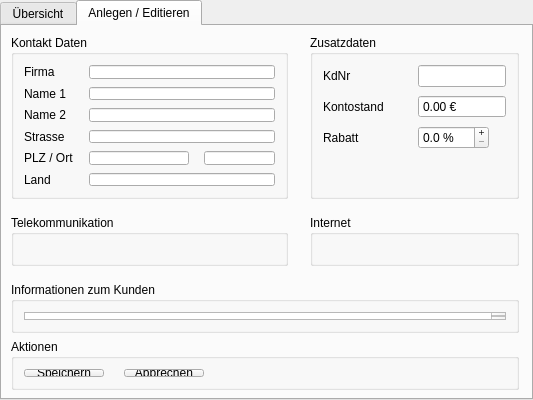
         <widget class="QTabWidget" name="tabWidKunden">
          <property name="currentIndex">
           <number>1</number>
          </property>
          <widget class="QWidget" name="tabCustomersView">
           <property name="sizePolicy">
            <sizepolicy hsizetype="Preferred" vsizetype="Preferred">
             <horstretch>0</horstretch>
             <verstretch>0</verstretch>
            </sizepolicy>
           </property>
           <attribute name="title">
            <string>Übersicht</string>
           </attribute>
           <layout class="QHBoxLayout" name="horizontalLayout_3">
            <item>
             <widget class="QTableWidget" name="twCustomers">
              <property name="focusPolicy">
               <enum>Qt::ClickFocus</enum>
              </property>
              <property name="editTriggers">
               <set>QAbstractItemView::NoEditTriggers</set>
              </property>
              <property name="selectionMode">
               <enum>QAbstractItemView::SingleSelection</enum>
              </property>
              <property name="selectionBehavior">
               <enum>QAbstractItemView::SelectRows</enum>
              </property>
              <attribute name="horizontalHeaderStretchLastSection">
               <bool>true</bool>
              </attribute>
              <attribute name="verticalHeaderVisible">
               <bool>false</bool>
              </attribute>
             </widget>
            </item>
           </layout>
          </widget>
          <widget class="QWidget" name="tabCustomersEdit">
           <attribute name="title">
            <string>Anlegen / Editieren</string>
           </attribute>
           <layout class="QGridLayout" name="gridLayout_5">
            <item row="0" column="0" rowspan="3">
             <widget class="QGroupBox" name="Kontakt_Daten">
              <property name="sizePolicy">
               <sizepolicy hsizetype="Preferred" vsizetype="Preferred">
                <horstretch>0</horstretch>
                <verstretch>0</verstretch>
               </sizepolicy>
              </property>
              <property name="title">
               <string>Kontakt Daten</string>
              </property>
              <property name="flat">
               <bool>false</bool>
              </property>
              <layout class="QVBoxLayout" name="verticalLayout_8">
               <property name="leftMargin">
                <number>10</number>
               </property>
               <property name="topMargin">
                <number>10</number>
               </property>
               <property name="rightMargin">
                <number>10</number>
               </property>
               <property name="bottomMargin">
                <number>10</number>
               </property>
               <item>
                <layout class="QGridLayout" name="gridLayout" rowstretch="0,0,0,0,0,0" columnstretch="0,0,0">
                 <property name="sizeConstraint">
                  <enum>QLayout::SetDefaultConstraint</enum>
                 </property>
                 <property name="horizontalSpacing">
                  <number>15</number>
                 </property>
                 <property name="verticalSpacing">
                  <number>8</number>
                 </property>
                 <item row="0" column="1" colspan="2">
                  <widget class="QLineEdit" name="leFirma">
                   <property name="inputMethodHints">
                    <set>Qt::ImhNone</set>
                   </property>
                   <property name="clearButtonEnabled">
                    <bool>true</bool>
                   </property>
                  </widget>
                 </item>
                 <item row="5" column="1" colspan="2">
                  <widget class="QLineEdit" name="leLand">
                   <property name="sizePolicy">
                    <sizepolicy hsizetype="Preferred" vsizetype="Fixed">
                     <horstretch>0</horstretch>
                     <verstretch>0</verstretch>
                    </sizepolicy>
                   </property>
                   <property name="clearButtonEnabled">
                    <bool>true</bool>
                   </property>
                  </widget>
                 </item>
                 <item row="0" column="0">
                  <widget class="QLabel" name="label_7">
                   <property name="sizePolicy">
                    <sizepolicy hsizetype="Fixed" vsizetype="Preferred">
                     <horstretch>0</horstretch>
                     <verstretch>0</verstretch>
                    </sizepolicy>
                   </property>
                   <property name="text">
                    <string>Firma</string>
                   </property>
                  </widget>
                 </item>
                 <item row="3" column="0">
                  <widget class="QLabel" name="label_5">
                   <property name="sizePolicy">
                    <sizepolicy hsizetype="Fixed" vsizetype="Preferred">
                     <horstretch>0</horstretch>
                     <verstretch>0</verstretch>
                    </sizepolicy>
                   </property>
                   <property name="text">
                    <string>Strasse</string>
                   </property>
                  </widget>
                 </item>
                 <item row="2" column="0">
                  <widget class="QLabel" name="label_4">
                   <property name="sizePolicy">
                    <sizepolicy hsizetype="Fixed" vsizetype="Preferred">
                     <horstretch>0</horstretch>
                     <verstretch>0</verstretch>
                    </sizepolicy>
                   </property>
                   <property name="text">
                    <string>Name 2</string>
                   </property>
                  </widget>
                 </item>
                 <item row="3" column="1" colspan="2">
                  <widget class="QLineEdit" name="leStrasse">
                   <property name="clearButtonEnabled">
                    <bool>true</bool>
                   </property>
                  </widget>
                 </item>
                 <item row="2" column="1" colspan="2">
                  <widget class="QLineEdit" name="leName2">
                   <property name="clearButtonEnabled">
                    <bool>true</bool>
                   </property>
                  </widget>
                 </item>
                 <item row="1" column="1" colspan="2">
                  <widget class="QLineEdit" name="leName1">
                   <property name="clearButtonEnabled">
                    <bool>true</bool>
                   </property>
                  </widget>
                 </item>
                 <item row="4" column="0">
                  <widget class="QLabel" name="label_6">
                   <property name="sizePolicy">
                    <sizepolicy hsizetype="Fixed" vsizetype="Preferred">
                     <horstretch>0</horstretch>
                     <verstretch>0</verstretch>
                    </sizepolicy>
                   </property>
                   <property name="text">
                    <string>PLZ / Ort</string>
                   </property>
                  </widget>
                 </item>
                 <item row="4" column="1">
                  <widget class="QLineEdit" name="lePlz">
                   <property name="sizePolicy">
                    <sizepolicy hsizetype="Fixed" vsizetype="Fixed">
                     <horstretch>0</horstretch>
                     <verstretch>0</verstretch>
                    </sizepolicy>
                   </property>
                   <property name="maximumSize">
                    <size>
                     <width>100</width>
                     <height>16777215</height>
                    </size>
                   </property>
                   <property name="inputMethodHints">
                    <set>Qt::ImhNone</set>
                   </property>
                   <property name="clearButtonEnabled">
                    <bool>true</bool>
                   </property>
                  </widget>
                 </item>
                 <item row="1" column="0">
                  <widget class="QLabel" name="label_8">
                   <property name="sizePolicy">
                    <sizepolicy hsizetype="Fixed" vsizetype="Preferred">
                     <horstretch>0</horstretch>
                     <verstretch>0</verstretch>
                    </sizepolicy>
                   </property>
                   <property name="text">
                    <string>Name 1</string>
                   </property>
                  </widget>
                 </item>
                 <item row="5" column="0">
                  <widget class="QLabel" name="label_18">
                   <property name="sizePolicy">
                    <sizepolicy hsizetype="Fixed" vsizetype="Preferred">
                     <horstretch>0</horstretch>
                     <verstretch>0</verstretch>
                    </sizepolicy>
                   </property>
                   <property name="text">
                    <string>Land</string>
                   </property>
                  </widget>
                 </item>
                 <item row="4" column="2">
                  <widget class="QLineEdit" name="leOrt">
                   <property name="sizePolicy">
                    <sizepolicy hsizetype="Preferred" vsizetype="Fixed">
                     <horstretch>0</horstretch>
                     <verstretch>0</verstretch>
                    </sizepolicy>
                   </property>
                   <property name="clearButtonEnabled">
                    <bool>true</bool>
                   </property>
                  </widget>
                 </item>
                </layout>
               </item>
              </layout>
             </widget>
            </item>
            <item row="4" column="0">
             <widget class="QGroupBox" name="Telekommunikation">
              <property name="sizePolicy">
               <sizepolicy hsizetype="Preferred" vsizetype="Preferred">
                <horstretch>0</horstretch>
                <verstretch>0</verstretch>
               </sizepolicy>
              </property>
              <property name="title">
               <string>Telekommunikation</string>
              </property>
              <layout class="QVBoxLayout" name="verticalLayout_6">
               <property name="leftMargin">
                <number>10</number>
               </property>
               <property name="topMargin">
                <number>10</number>
               </property>
               <property name="rightMargin">
                <number>10</number>
               </property>
               <property name="bottomMargin">
                <number>10</number>
               </property>
               <item>
                <layout class="QGridLayout" name="gridLayout_3">
                 <property name="horizontalSpacing">
                  <number>15</number>
                 </property>
                 <property name="verticalSpacing">
                  <number>8</number>
                 </property>
                 <item row="1" column="1">
                  <widget class="QLineEdit" name="leTelefax">
                   <property name="clearButtonEnabled">
                    <bool>true</bool>
                   </property>
                  </widget>
                 </item>
                 <item row="0" column="1">
                  <widget class="QLineEdit" name="leTelefon">
                   <property name="clearButtonEnabled">
                    <bool>true</bool>
                   </property>
                  </widget>
                 </item>
                 <item row="0" column="0">
                  <widget class="QLabel" name="label_16">
                   <property name="sizePolicy">
                    <sizepolicy hsizetype="Fixed" vsizetype="Preferred">
                     <horstretch>0</horstretch>
                     <verstretch>0</verstretch>
                    </sizepolicy>
                   </property>
                   <property name="minimumSize">
                    <size>
                     <width>80</width>
                     <height>0</height>
                    </size>
                   </property>
                   <property name="text">
                    <string>Telefon</string>
                   </property>
                  </widget>
                 </item>
                 <item row="1" column="0">
                  <widget class="QLabel" name="label_17">
                   <property name="sizePolicy">
                    <sizepolicy hsizetype="Fixed" vsizetype="Preferred">
                     <horstretch>0</horstretch>
                     <verstretch>0</verstretch>
                    </sizepolicy>
                   </property>
                   <property name="minimumSize">
                    <size>
                     <width>80</width>
                     <height>0</height>
                    </size>
                   </property>
                   <property name="text">
                    <string>Telefax</string>
                   </property>
                  </widget>
                 </item>
                </layout>
               </item>
              </layout>
             </widget>
            </item>
            <item row="0" column="2" rowspan="3">
             <widget class="QGroupBox" name="Zusatzdaten">
              <property name="sizePolicy">
               <sizepolicy hsizetype="Preferred" vsizetype="Preferred">
                <horstretch>0</horstretch>
                <verstretch>0</verstretch>
               </sizepolicy>
              </property>
              <property name="title">
               <string>Zusatzdaten</string>
              </property>
              <layout class="QVBoxLayout" name="verticalLayout_5">
               <property name="leftMargin">
                <number>10</number>
               </property>
               <property name="topMargin">
                <number>10</number>
               </property>
               <property name="rightMargin">
                <number>10</number>
               </property>
               <property name="bottomMargin">
                <number>10</number>
               </property>
               <item>
                <layout class="QGridLayout" name="gridLayout_4">
                 <property name="horizontalSpacing">
                  <number>15</number>
                 </property>
                 <property name="verticalSpacing">
                  <number>8</number>
                 </property>
                 <item row="2" column="0">
                  <widget class="QLabel" name="label_19">
                   <property name="sizePolicy">
                    <sizepolicy hsizetype="Fixed" vsizetype="Preferred">
                     <horstretch>0</horstretch>
                     <verstretch>0</verstretch>
                    </sizepolicy>
                   </property>
                   <property name="minimumSize">
                    <size>
                     <width>80</width>
                     <height>0</height>
                    </size>
                   </property>
                   <property name="text">
                    <string>Rabatt</string>
                   </property>
                  </widget>
                 </item>
                 <item row="1" column="0">
                  <widget class="QLabel" name="label">
                   <property name="text">
                    <string>Kontostand</string>
                   </property>
                  </widget>
                 </item>
                 <item row="2" column="1">
                  <widget class="QDoubleSpinBox" name="sbRabatt">
                   <property name="wrapping">
                    <bool>false</bool>
                   </property>
                   <property name="frame">
                    <bool>true</bool>
                   </property>
                   <property name="alignment">
                    <set>Qt::AlignLeading|Qt::AlignLeft|Qt::AlignVCenter</set>
                   </property>
                   <property name="buttonSymbols">
                    <enum>QAbstractSpinBox::PlusMinus</enum>
                   </property>
                   <property name="specialValueText">
                    <string/>
                   </property>
                   <property name="accelerated">
                    <bool>true</bool>
                   </property>
                   <property name="showGroupSeparator" stdset="0">
                    <bool>false</bool>
                   </property>
                   <property name="prefix">
                    <string/>
                   </property>
                   <property name="suffix">
                    <string> %</string>
                   </property>
                   <property name="decimals">
                    <number>1</number>
                   </property>
                  </widget>
                 </item>
                 <item row="1" column="1" colspan="2">
                  <widget class="QDoubleSpinBox" name="sbKontostand">
                   <property name="focusPolicy">
                    <enum>Qt::NoFocus</enum>
                   </property>
                   <property name="layoutDirection">
                    <enum>Qt::RightToLeft</enum>
                   </property>
                   <property name="readOnly">
                    <bool>true</bool>
                   </property>
                   <property name="buttonSymbols">
                    <enum>QAbstractSpinBox::NoButtons</enum>
                   </property>
                   <property name="keyboardTracking">
                    <bool>false</bool>
                   </property>
                   <property name="suffix">
                    <string> €</string>
                   </property>
                   <property name="minimum">
                    <double>-99999999.000000000000000</double>
                   </property>
                   <property name="maximum">
                    <double>9999999999.000000000000000</double>
                   </property>
                  </widget>
                 </item>
                 <item row="2" column="2">
                  <spacer name="horizontalSpacer_5">
                   <property name="orientation">
                    <enum>Qt::Horizontal</enum>
                   </property>
                   <property name="sizeHint" stdset="0">
                    <size>
                     <width>40</width>
                     <height>20</height>
                    </size>
                   </property>
                  </spacer>
                 </item>
                 <item row="0" column="1" colspan="2">
                  <widget class="QLineEdit" name="leKdNr">
                   <property name="enabled">
                    <bool>true</bool>
                   </property>
                   <property name="focusPolicy">
                    <enum>Qt::NoFocus</enum>
                   </property>
                   <property name="layoutDirection">
                    <enum>Qt::RightToLeft</enum>
                   </property>
                   <property name="readOnly">
                    <bool>true</bool>
                   </property>
                  </widget>
                 </item>
                 <item row="0" column="0">
                  <widget class="QLabel" name="label_15">
                   <property name="sizePolicy">
                    <sizepolicy hsizetype="Fixed" vsizetype="Preferred">
                     <horstretch>0</horstretch>
                     <verstretch>0</verstretch>
                    </sizepolicy>
                   </property>
                   <property name="minimumSize">
                    <size>
                     <width>80</width>
                     <height>0</height>
                    </size>
                   </property>
                   <property name="text">
                    <string>KdNr</string>
                   </property>
                  </widget>
                 </item>
                </layout>
               </item>
               <item>
                <spacer name="verticalSpacer_5">
                 <property name="orientation">
                  <enum>Qt::Vertical</enum>
                 </property>
                 <property name="sizeHint" stdset="0">
                  <size>
                   <width>20</width>
                   <height>40</height>
                  </size>
                 </property>
                </spacer>
               </item>
              </layout>
             </widget>
            </item>
            <item row="7" column="0" colspan="3">
             <widget class="QGroupBox" name="Aktionen">
              <property name="sizePolicy">
               <sizepolicy hsizetype="Preferred" vsizetype="Preferred">
                <horstretch>0</horstretch>
                <verstretch>0</verstretch>
               </sizepolicy>
              </property>
              <property name="title">
               <string>Aktionen</string>
              </property>
              <layout class="QHBoxLayout" name="horizontalLayout_2" stretch="0,0,0">
               <property name="spacing">
                <number>20</number>
               </property>
               <property name="leftMargin">
                <number>10</number>
               </property>
               <property name="topMargin">
                <number>10</number>
               </property>
               <property name="rightMargin">
                <number>10</number>
               </property>
               <property name="bottomMargin">
                <number>10</number>
               </property>
               <item>
                <widget class="QPushButton" name="btnSaveCustomer">
                 <property name="sizePolicy">
                  <sizepolicy hsizetype="Preferred" vsizetype="Preferred">
                   <horstretch>0</horstretch>
                   <verstretch>0</verstretch>
                  </sizepolicy>
                 </property>
                 <property name="text">
                  <string>Speichern</string>
                 </property>
                </widget>
               </item>
               <item>
                <widget class="QPushButton" name="btnCancelCustomer">
                 <property name="sizePolicy">
                  <sizepolicy hsizetype="Preferred" vsizetype="Preferred">
                   <horstretch>0</horstretch>
                   <verstretch>0</verstretch>
                  </sizepolicy>
                 </property>
                 <property name="text">
                  <string>Abbrechen</string>
                 </property>
                </widget>
               </item>
               <item>
                <spacer name="horizontalSpacer_4">
                 <property name="orientation">
                  <enum>Qt::Horizontal</enum>
                 </property>
                 <property name="sizeType">
                  <enum>QSizePolicy::Expanding</enum>
                 </property>
                 <property name="sizeHint" stdset="0">
                  <size>
                   <width>40</width>
                   <height>20</height>
                  </size>
                 </property>
                </spacer>
               </item>
              </layout>
             </widget>
            </item>
            <item row="4" column="2">
             <widget class="QGroupBox" name="Internet">
              <property name="sizePolicy">
               <sizepolicy hsizetype="Preferred" vsizetype="Preferred">
                <horstretch>0</horstretch>
                <verstretch>0</verstretch>
               </sizepolicy>
              </property>
              <property name="title">
               <string>Internet</string>
              </property>
              <layout class="QVBoxLayout" name="verticalLayout_7">
               <property name="leftMargin">
                <number>10</number>
               </property>
               <property name="topMargin">
                <number>10</number>
               </property>
               <property name="rightMargin">
                <number>10</number>
               </property>
               <property name="bottomMargin">
                <number>10</number>
               </property>
               <item>
                <layout class="QGridLayout" name="gridLayout_2">
                 <property name="horizontalSpacing">
                  <number>15</number>
                 </property>
                 <property name="verticalSpacing">
                  <number>8</number>
                 </property>
                 <item row="0" column="0">
                  <widget class="QLabel" name="label_14">
                   <property name="sizePolicy">
                    <sizepolicy hsizetype="Fixed" vsizetype="Preferred">
                     <horstretch>0</horstretch>
                     <verstretch>0</verstretch>
                    </sizepolicy>
                   </property>
                   <property name="minimumSize">
                    <size>
                     <width>80</width>
                     <height>0</height>
                    </size>
                   </property>
                   <property name="text">
                    <string>E-Mail</string>
                   </property>
                  </widget>
                 </item>
                 <item row="1" column="0">
                  <widget class="QLabel" name="label_13">
                   <property name="sizePolicy">
                    <sizepolicy hsizetype="Fixed" vsizetype="Preferred">
                     <horstretch>0</horstretch>
                     <verstretch>0</verstretch>
                    </sizepolicy>
                   </property>
                   <property name="minimumSize">
                    <size>
                     <width>80</width>
                     <height>0</height>
                    </size>
                   </property>
                   <property name="text">
                    <string>Website</string>
                   </property>
                  </widget>
                 </item>
                 <item row="1" column="1">
                  <widget class="QLineEdit" name="leWebsite">
                   <property name="clearButtonEnabled">
                    <bool>true</bool>
                   </property>
                  </widget>
                 </item>
                 <item row="0" column="1">
                  <widget class="QLineEdit" name="leEmail">
                   <property name="clearButtonEnabled">
                    <bool>true</bool>
                   </property>
                  </widget>
                 </item>
                </layout>
               </item>
              </layout>
             </widget>
            </item>
            <item row="6" column="0" colspan="3">
             <widget class="QGroupBox" name="Informationen">
              <property name="sizePolicy">
               <sizepolicy hsizetype="Preferred" vsizetype="Expanding">
                <horstretch>0</horstretch>
                <verstretch>0</verstretch>
               </sizepolicy>
              </property>
              <property name="title">
               <string>Informationen zum Kunden</string>
              </property>
              <layout class="QVBoxLayout" name="verticalLayout_9">
               <property name="leftMargin">
                <number>10</number>
               </property>
               <property name="topMargin">
                <number>10</number>
               </property>
               <property name="rightMargin">
                <number>10</number>
               </property>
               <property name="bottomMargin">
                <number>10</number>
               </property>
               <item>
                <widget class="QPlainTextEdit" name="ptCustomerInfo">
                 <property name="sizePolicy">
                  <sizepolicy hsizetype="Preferred" vsizetype="Preferred">
                   <horstretch>0</horstretch>
                   <verstretch>0</verstretch>
                  </sizepolicy>
                 </property>
                 <property name="tabChangesFocus">
                  <bool>true</bool>
                 </property>
                </widget>
               </item>
              </layout>
             </widget>
            </item>
            <item row="0" column="1">
             <spacer name="horizontalSpacer_6">
              <property name="orientation">
               <enum>Qt::Horizontal</enum>
              </property>
              <property name="sizeType">
               <enum>QSizePolicy::Fixed</enum>
              </property>
              <property name="sizeHint" stdset="0">
               <size>
                <width>10</width>
                <height>20</height>
               </size>
              </property>
             </spacer>
            </item>
            <item row="5" column="0">
             <spacer name="verticalSpacer_3">
              <property name="orientation">
               <enum>Qt::Vertical</enum>
              </property>
              <property name="sizeType">
               <enum>QSizePolicy::Fixed</enum>
              </property>
              <property name="sizeHint" stdset="0">
               <size>
                <width>20</width>
                <height>10</height>
               </size>
              </property>
             </spacer>
            </item>
            <item row="1" column="3">
             <spacer name="horizontalSpacer_3">
              <property name="orientation">
               <enum>Qt::Horizontal</enum>
              </property>
              <property name="sizeType">
               <enum>QSizePolicy::Expanding</enum>
              </property>
              <property name="sizeHint" stdset="0">
               <size>
                <width>40</width>
                <height>20</height>
               </size>
              </property>
             </spacer>
            </item>
            <item row="3" column="0">
             <spacer name="verticalSpacer_2">
              <property name="orientation">
               <enum>Qt::Vertical</enum>
              </property>
              <property name="sizeType">
               <enum>QSizePolicy::Fixed</enum>
              </property>
              <property name="sizeHint" stdset="0">
               <size>
                <width>20</width>
                <height>10</height>
               </size>
              </property>
             </spacer>
            </item>
           </layout>
          </widget>
         </widget>
